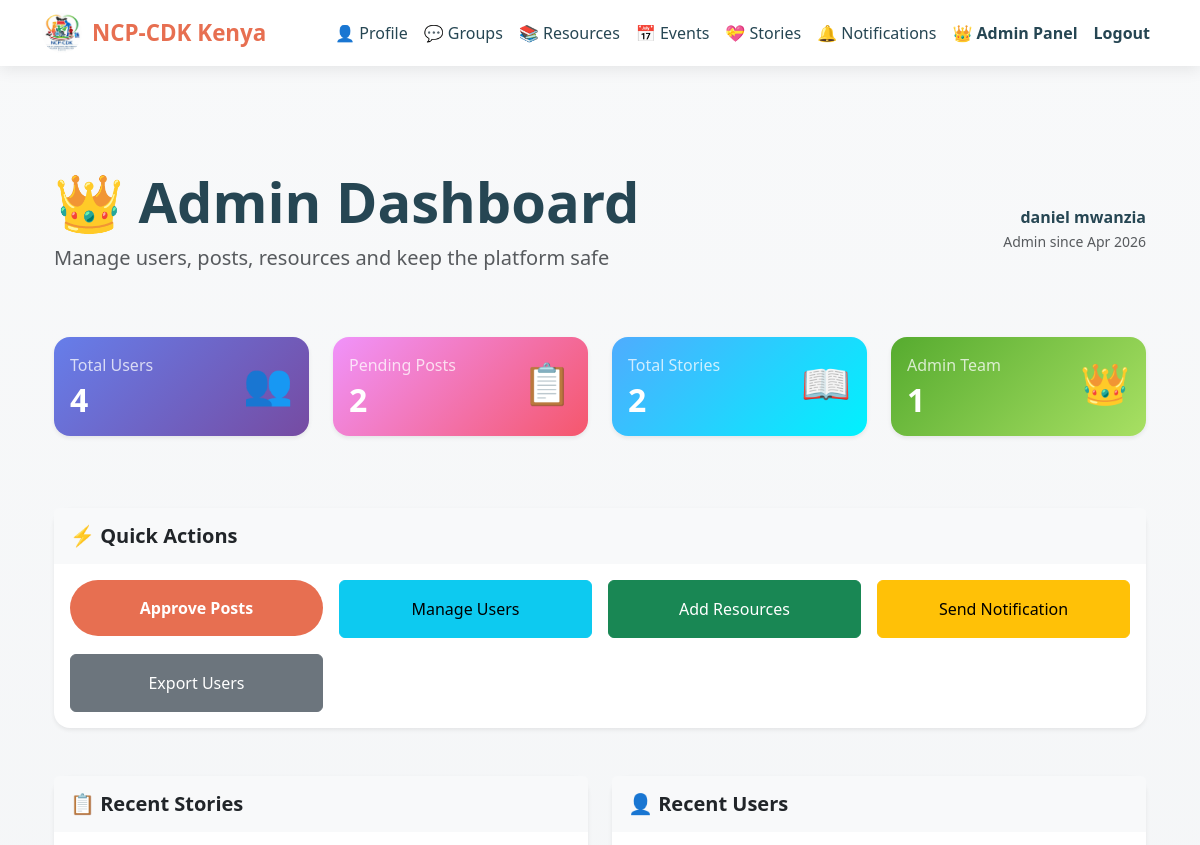
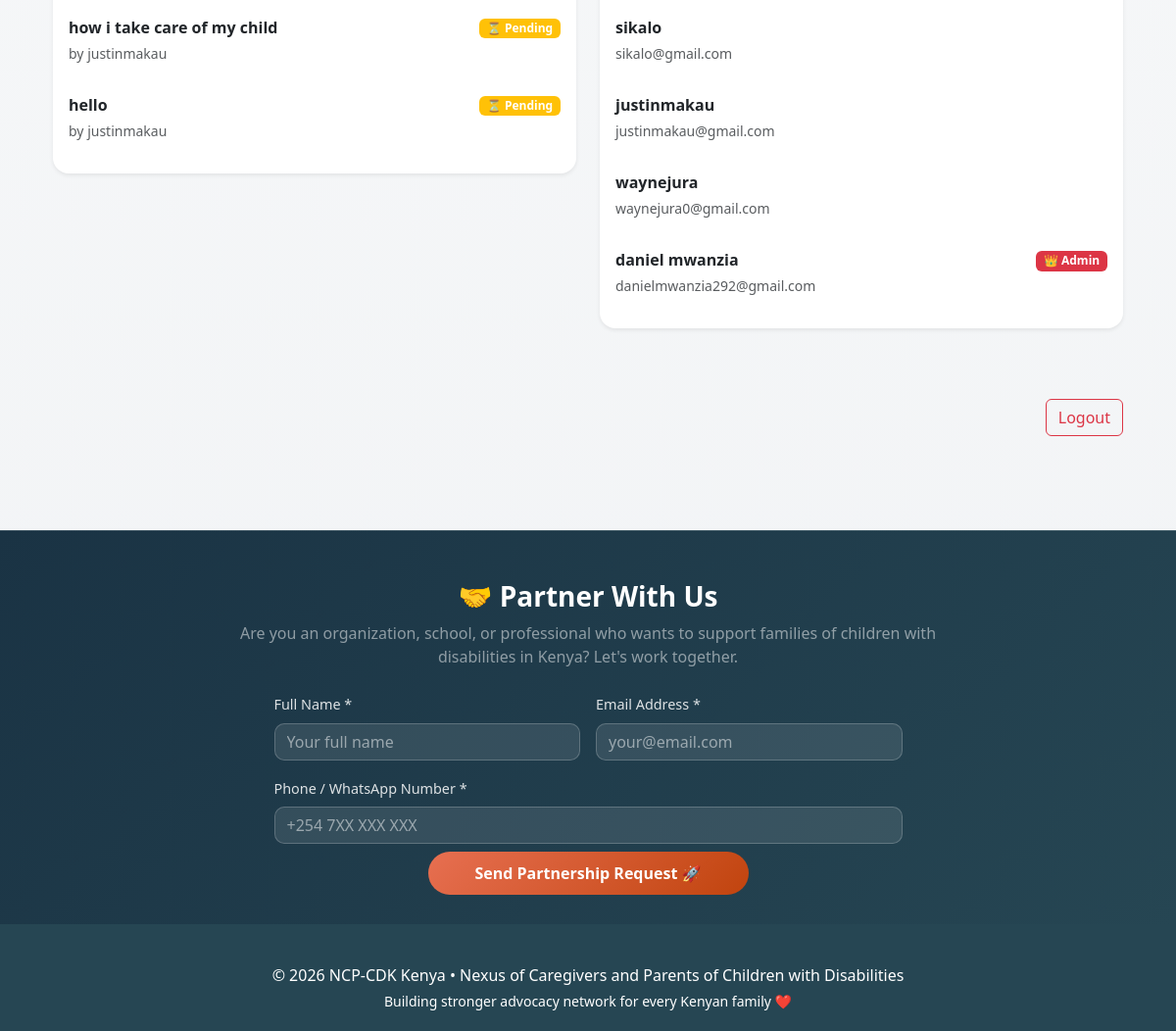
The app's page /admin/dashboard (signed in) with its own data (2 pictures, top to bottom).
### app/models.py (models this page shows, shortened)
class User(UserMixin, db.Model):
    id = db.Column(db.Integer, primary_key=True)
    email = db.Column(db.String(120), unique=True, nullable=False)
    password_hash = db.Column(db.String(256), nullable=False)
    name = db.Column(db.String(100))
    county = db.Column(db.String(50))
    is_admin = db.Column(db.Boolean, default=False)
    created_at = db.Column(db.DateTime, default=datetime.utcnow)
    password_reset_token = db.Column(db.String(256), nullable=True)
    password_reset_expiration = db.Column(db.DateTime, nullable=True)
    children = db.relationship('Child', back_populates='parent', cascade="all, delete-orphan")
    groups = db.relationship('SupportGroup', secondary=group_members, back_populates='members')
    messages = db.relationship('GroupMessage', back_populates='author', cascade="all, delete-orphan")
    stories = db.relationship('Story', back_populates='author', cascade="all, delete-orphan")
    notifications = db.relationship('Notification', back_populates='user', cascade="all, delete-orphan")

class Story(db.Model):
    id = db.Column(db.Integer, primary_key=True)
    title = db.Column(db.String(200), nullable=False)
    content = db.Column(db.Text, nullable=False)
    is_anonymous = db.Column(db.Boolean, default=False)
    author_id = db.Column(db.Integer, db.ForeignKey('user.id'), nullable=False)
    created_at = db.Column(db.DateTime, default=datetime.utcnow)
    is_approved = db.Column(db.Boolean, default=False)  # For moderation
    rejected_reason = db.Column(db.Text, nullable=True)  # Reason for rejection
    status = db.Column(db.String(20), default="pending")
    author = db.relationship('User', back_populates='stories')

### app/admin.py (the view)
@admin_bp.route('/dashboard')
@login_required
@admin_required
def dashboard():
    total_users = User.query.count()
    total_admins = User.query.filter_by(is_admin=True).count()
    total_stories = Story.query.count()
    pending_stories = Story.query.filter_by(is_approved=False).count()
    stats = {
        'total_users': total_users,
        'total_admins': total_admins,
        'total_stories': total_stories,
        'pending_stories': pending_stories
    }
    recent_stories = Story.query.order_by(Story.created_at.desc()).limit(5).all()
    recent_users = User.query.order_by(User.created_at.desc()).limit(5).all()
    return render_template('admin_dashboard.html',
                         stats=stats,
                         recent_stories=recent_stories,
                         recent_users=recent_users)

### app/admin.py (called while the page is built)
def admin_required(f):
    @wraps(f)
    def decorated_function(*args, **kwargs):
        if not current_user.is_authenticated or not current_user.is_admin:
            flash('❌ You do not have permission to access this page.', 'danger')
            return redirect(url_for('main.home'))
        return f(*args, **kwargs)
    return decorated_function

### app/models.py (called while the page is built)
@login_manager.user_loader
def load_user(id):
    return User.query.get(int(id))

### app/templates/admin_dashboard.html (shortened to what this page needs)
{% extends "base.html" %}
{% block content %}
<div class="container-fluid py-5">
    <div class="row mb-5">
        <div class="col-lg-12">
            <div class="d-flex justify-content-between align-items-center">
                <div>
                    <h1 class="display-4 fw-bold">👑 Admin Dashboard</h1>
                    <p class="lead text-muted">Manage users, posts, resources and keep the platform safe</p>
                </div>
                <div class="text-end">
                    <p class="mb-0"><strong>{{ current_user.name }}</strong></p>
                    <small class="text-muted">Admin since {{ current_user.created_at.strftime('%b %Y') if current_user.created_at else 'Recently' }}</small>
                </div>
            </div>
        </div>
    </div>
    <div class="row mb-5">
        <div class="col-lg-3 mb-4">
            <div class="card border-0 shadow-sm h-100" style="background: linear-gradient(135deg, #667eea 0%, #764ba2 100%); color: white;">
                <div class="card-body">
                    <div class="d-flex justify-content-between align-items-start">
                        <div>
                            <p class="mb-1 opacity-75">Total Users</p>
                            <h2 class="mb-0 fw-bold">{{ stats.total_users }}</h2>
                        </div>
                        <div style="font-size: 2.5rem;">👥</div>
                    </div>
                </div>
            </div>
        </div>
        <div class="col-lg-3 mb-4">
            <div class="card border-0 shadow-sm h-100" style="background: linear-gradient(135deg, #f093fb 0%, #f5576c 100%); color: white;">
                <div class="card-body">
                    <div class="d-flex justify-content-between align-items-start">
                        <div>
                            <p class="mb-1 opacity-75">Pending Posts</p>
                            <h2 class="mb-0 fw-bold">{{ stats.pending_stories }}</h2>
                        </div>
                        <div style="font-size: 2.5rem;">📋</div>
                    </div>
                </div>
            </div>
        </div>
        <div class="col-lg-3 mb-4">
            <div class="card border-0 shadow-sm h-100" style="background: linear-gradient(135deg, #4facfe 0%, #00f2fe 100%); color: white;">
                <div class="card-body">
                    <div class="d-flex justify-content-between align-items-start">
                        <div>
                            <p class="mb-1 opacity-75">Total Stories</p>
                            <h2 class="mb-0 fw-bold">{{ stats.total_stories }}</h2>
                        </div>
                        <div style="font-size: 2.5rem;">📖</div>
                    </div>
                </div>
            </div>
        </div>
        <div class="col-lg-3 mb-4">
            <div class="card border-0 shadow-sm h-100" style="background: linear-gradient(135deg, #56ab2f 0%, #a8e063 100%); color: white;">
                <div class="card-body">
                    <div class="d-flex justify-content-between align-items-start">
                        <div>
                            <p class="mb-1 opacity-75">Admin Team</p>
                            <h2 class="mb-0 fw-bold">{{ stats.total_admins }}</h2>
                        </div>
                        <div style="font-size: 2.5rem;">👑</div>
                    </div>
                </div>
            </div>
        </div>
    </div>
    <div class="row mb-5">
        <div class="col-lg-12">
            <div class="card border-0 shadow-sm">
                <div class="card-header bg-light border-0 py-3">
                    <h5 class="mb-0 fw-bold">⚡ Quick Actions</h5>
                </div>
                <div class="card-body">
                    <div class="row g-3">
                        <div class="col-md-3">
                            <a href="{{ url_for('admin.approve_posts') }}" class="btn btn-primary w-100 py-3">
                                 Approve Posts
                            </a>
                        </div>
                        <div class="col-md-3">
                            <a href="{{ url_for('admin.manage_users') }}" class="btn btn-info w-100 py-3">
                                 Manage Users
                            </a>
                        </div>
                        <div class="col-md-3">
                            <a href="{{ url_for('admin.add_resources') }}" class="btn btn-success w-100 py-3">
                                 Add Resources
                            </a>
                        </div>
                        <div class="col-md-3">
                            <a href="{{ url_for('admin.send_notification') }}" class="btn btn-warning w-100 py-3">
                                 Send Notification
                            </a>
                        </div>
                        <div class="col-md-3">
                            <a href="{{ url_for('admin.export_users') }}" class="btn btn-secondary w-100 py-3">
                                 Export Users
                            </a>
                        </div>
                    </div>
                </div>
            </div>
        </div>
    </div>
    <div class="row">
        <div class="col-lg-6 mb-4">
            <div class="card border-0 shadow-sm">
                <div class="card-header bg-light border-0 py-3">
                    <h5 class="mb-0 fw-bold">📋 Recent Stories</h5>
                </div>
                <div class="card-body">
                    {% if recent_stories %}
                        <div class="list-group list-group-flush">
                            {% for story in recent_stories %}
                                <div class="list-group-item border-0 px-0 py-3">
                                    <div class="d-flex justify-content-between align-items-start">
                                        <div style="flex: 1;">
                                            <h6 class="mb-1"><strong>{{ story.title }}</strong></h6>
                                            <small class="text-muted">
                                                by {% if story.is_anonymous %}Anonymous{% else %}{{ story.author.name }}{% endif %}
                                            </small>
                                        </div>
                                        <span class="badge {% if story.is_approved %}bg-success{% else %}bg-warning{% endif %}">
                                            {% if story.is_approved %}✓ Approved{% else %}⏳ Pending{% endif %}
                                        </span>
                                    </div>
                                </div>
                            {% endfor %}
                        </div>
                    {% else %}
                        <p class="text-muted text-center py-4">No stories yet</p>
                    {% endif %}
                </div>
            </div>
        </div>
        <div class="col-lg-6 mb-4">
            <div class="card border-0 shadow-sm">
                <div class="card-header bg-light border-0 py-3">
                    <h5 class="mb-0 fw-bold">👤 Recent Users</h5>
                </div>
                <div class="card-body">
                    {% if recent_users %}
                        <div class="list-group list-group-flush">
                            {% for user in recent_users %}
                                <div class="list-group-item border-0 px-0 py-3">
                                    <div class="d-flex justify-content-between align-items-start">
                                        <div>
                                            <h6 class="mb-1"><strong>{{ user.name }}</strong></h6>
                                            <small class="text-muted">{{ user.email }}</small>
                                        </div>
                                        {% if user.is_admin %}
                                            <span class="badge bg-danger">👑 Admin</span>
                                        {% endif %}
                                    </div>
                                </div>
                            {% endfor %}
                        </div>
                    {% else %}
                        <p class="text-muted text-center py-4">No users yet</p>
                    {% endif %}
                </div>
            </div>
        </div>
    </div>
    <div class="row mt-5">
        <div class="col-lg-12 text-end">
            <a href="{{ url_for('auth.logout') }}" class="btn btn-outline-danger">
                 Logout
            </a>
        </div>
    </div>
</div>
{% endblock %}

### app/templates/base.html (style rules this page uses)
:root { --primary: #e76f51; --secondary: #2a9d8f; --accent: #264653; }
body { font-family: 'Segoe UI', system-ui, -apple-system, sans-serif; background: linear-gradient(to bottom, #f8f9fa, #f1f3f5); color: var(--accent); min-height: 100vh; opacity: 0; transition: opacity 0.6s ease-in-out; }
body.loaded { opacity: 1; }
.card { border: none; border-radius: 16px; box-shadow: 0 10px 30px rgba(0,0,0,0.08); transition: all 0.3s; }
.btn-primary { background-color: var(--primary); border: none; padding: 12px 32px; border-radius: 50px; font-weight: 600; transition: transform 0.2s ease, box-shadow 0.2s ease; }

### app/templates/admin_dashboard.html (style rules this page uses)
.card { transition: transform 0.2s, box-shadow 0.2s; }

### records on screen
User: name "daniel mwanzia", created_at "Apr 2026", email "danielmwanzia292@gmail.com", is_admin "👑 Admin"
Story: title "how i take care of my child", author.name "justinmakau", is_approved "⏳ Pending"
Story: title "hello", author.name "justinmakau", is_approved "⏳ Pending"
User: name "sikalo", email "sikalo@gmail.com"
User: name "justinmakau", email "justinmakau@gmail.com"
User: name "waynejura", email "waynejura0@gmail.com"

### other values on screen
{{ stats.total_users }} "4"
{{ stats.pending_stories }} "2"
{{ stats.total_stories }} "2"
{{ stats.total_admins }} "1"
